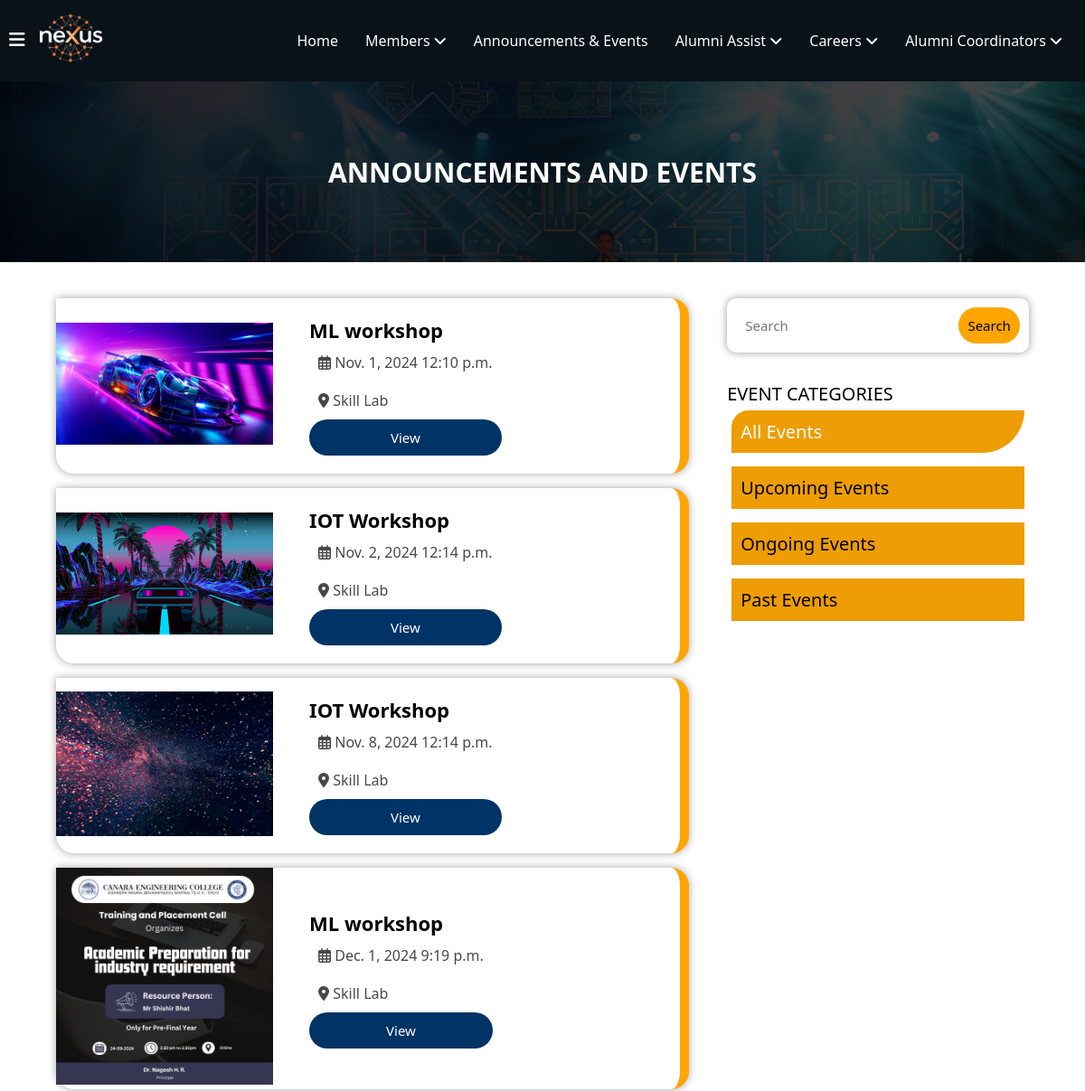
Page /events/events/ (upper part) on the earlier database version.
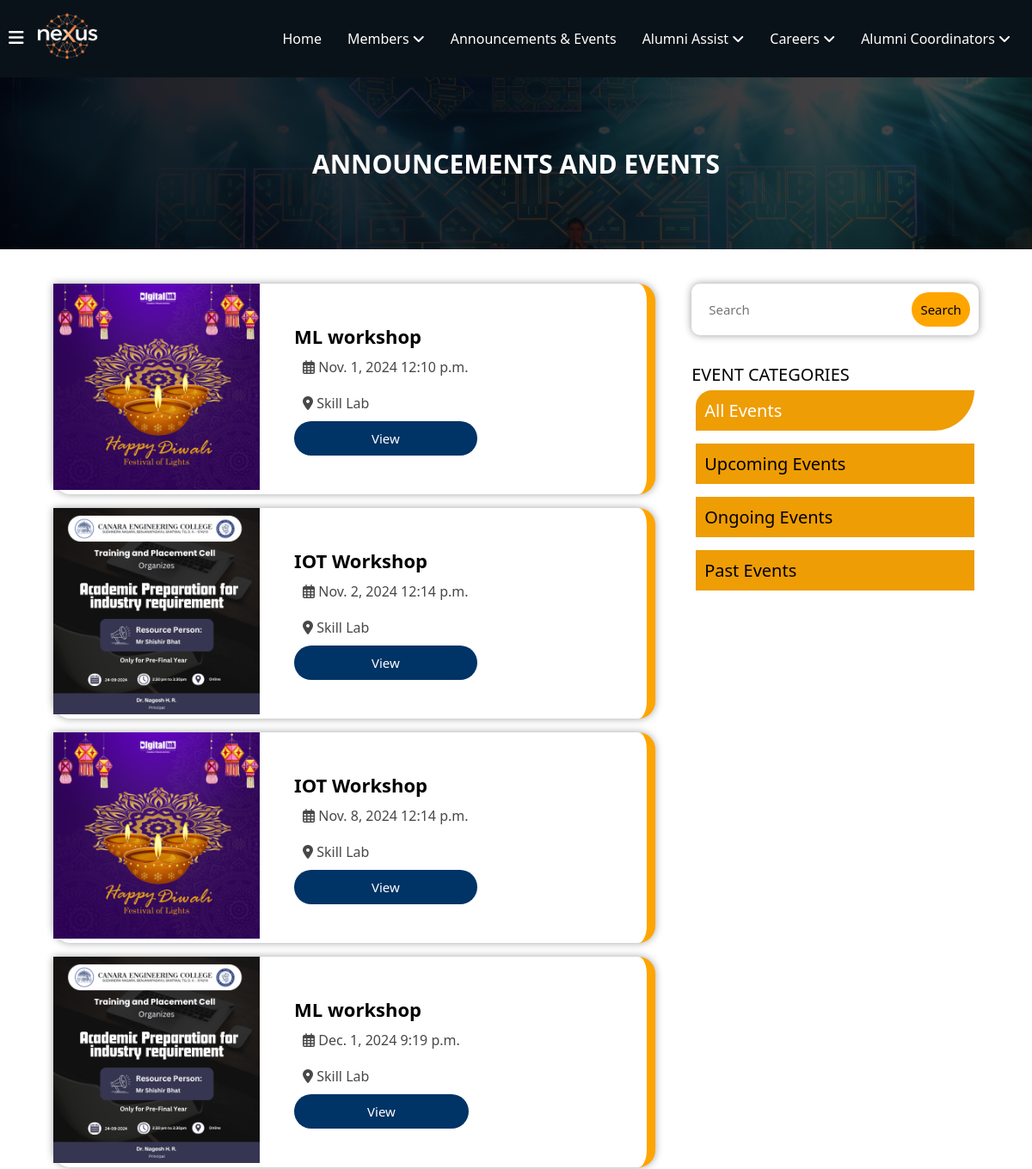
Same page on the later database version.
### events_cec/models.py (models this page shows, shortened)
class Event(models.Model):
    event_id = models.AutoField(primary_key=True)
    event_title = models.CharField(max_length=200)
    description = models.TextField()
    date = models.DateField()
    time = models.TimeField(null=True, blank=True)  # New time field
    location = models.CharField(max_length=200)
    poster = models.ImageField(upload_to='event_posters/', blank=True, null=True)

### events_cec/views.py (the view)
# urls.py: path('events/', views.event_list, name='event_list'),
def event_list(request):
    all_events = Event.objects.all()  # Fetch all events
    event_type = request.GET.get('event_type')  # Get the selected event type from the request
    search_query = request.GET.get('search')  # Get the search query
    now = timezone.now()
    current_date = now.date()
    current_time = now.time()
    if event_type == 'upcoming':
        all_events = all_events.filter(date__gt=now).order_by('date')
    elif event_type == 'ongoing':
        all_events = all_events.filter(
            date=current_date,
            time__gte=current_time
        ).order_by('time')
    elif event_type == 'past':
        all_events = all_events.filter(date__lt=current_date).order_by('-date')
    if search_query:
        all_events = all_events.filter(event_title__icontains=search_query)
    context = {
        'all_events': all_events,  # Pass the filtered events to the template
        'search_query': search_query,  # Include search query for maintaining input value
    }
    return render(request, 'events_cec/announcement.html', context)

### events_cec/templates/events_cec/announcement.html (shortened to what this page needs)
{% extends 'home/layout.html' %}
{% load static %}
{% block extra_head %}
<link rel="stylesheet" href="{% static 'events_cec/announcement.css' %}">
{% endblock %}
{% block content %}
<div class="heading">
    <Strong>ANNOUNCEMENTS AND EVENTS</Strong>
</div>
<div class="event-container">
    <div class="event-cards">
    {% if all_events %}
        {% for event in all_events %}
            <div class="card">
                <div class="poster">
                    {% if event.poster %}
                    <img src="{{ event.poster.url }}" alt="{{ event.event_title }}">
                    {% endif %}
                </div>
                <div class="detail">
                    <strong>{{ event.event_title }}</strong>
                    <p><i class="fa-regular fa-calendar-days"></i> {{ event.date }} {{ event.time }}</p>
                    <p><i class="fa-solid fa-location-dot"></i> {{ event.location }}</p>
                    <button type="button">
                        <a href="{% url 'event_detail' event.event_id %}">
                            View
                        </a>
                    </button>
                </div>
            </div>
            {% endfor %}
            {% else %}
            <p>No events available.</p>
            {% endif %}
        </div>
    <div class="filters">
        <form method="GET" action="{% url 'event_list' %}" id="event-filter-form">
            <div class="search">
                <input type="text" name="search" id="event_search" placeholder="Search" required>
                <button type="submit">Search</button>
            </div>
            <div class="categories">
                <p>EVENT CATEGORIES</p>
                <div class="category-list">
                    <p class="category-item active" data-event-type="">All Events</p>
                    <p class="category-item" data-event-type="upcoming">Upcoming Events</p>
                    <p class="category-item" data-event-type="ongoing">Ongoing Events</p>
                    <p class="category-item" data-event-type="past">Past Events</p>
                </div>
            </div>
        </form>
    </div>
</div>
</body>
{% endblock %}

### home/templates/home/layout.html (shortened to what this page needs)
{% load static %}
<!DOCTYPE html>
<html lang="en">
<head>
    <link rel="stylesheet" href="{% static 'home/navbar.css' %}">
    {% block extra_head %}
    {% endblock %}
</head>
<body>
    <header>
        <nav>
            <div class="left">
                <div class="menu" id="menuBtn" onclick="toggleSidebar()">
                    <i class="fa-solid fa-bars"></i>
                </div>
                <div class="logo">
                    <img src="{% static 'home/assets/Nexus_logo-removebg-preview-1.png'%}" alt="nexus logo" class="nav-logo">
                </div>
            </div>
            <div class="nav-ele" id="navEle">
                <ul>
                    <li><a href="{% url 'home'%}">Home</a></li>
                    <li class="dropdown">
                        Members <i class="fa fa-angle-down"></i>
                    </li>
                    <li><a href="{% url 'event_list' %}">Announcements & Events</a> </li>
                    <li class="dropdown">
                        Alumni Assist <i class="fa fa-angle-down"></i>
                    </li>
                    <li class="dropdown">
                        Careers <i class="fa fa-angle-down"></i>
                    </li>
                    <li class="dropdown">
                        Alumni Coordinators <i class="fa fa-angle-down"></i>
                    </li>
                </ul>
            </div>
        </nav>
    </header>
        {% block content %}
        {% endblock %}
</body>
</html>

### home/static/home/navbar.css (style rules this page uses)
* { margin: 0; padding: 0; box-sizing: border-box; font-family: 'Segoe UI', Tahoma, Geneva, Verdana, sans-serif; }
a { text-decoration: none; color: white; }
header { background-color: #0a1219; color: white; padding: 5px ; position: sticky; top: 0; left: 0; width: 100%; z-index: 1000; }
header nav { display: flex; justify-content: space-between; align-items: center; flex-wrap: wrap; padding: 5px; width: 100%; }
header nav .left { display: flex; align-items: center; }
nav .left .logo img { width: 100px; height: auto; }
.menu i { cursor: pointer; font-size: 20px; }
.nav-ele ul { list-style: none; margin: 0; padding: 0; display: flex; }
.nav-ele li { padding: 10px 15px; cursor: pointer; position: relative; }
nav ul li a { text-decoration: none; color: white; }

### events_cec/static/events_cec/announcement.css (style rules this page uses)
* { margin: 0; border: 0; box-sizing: border-box; }
body { width: 100%; height: 100vh; font-family: Arial, sans-serif; }
.event-container { display: flex; justify-content: space-evenly; padding: 20px; margin: 20px auto; position: relative; }
.event-container .event-cards { width: 100%; max-width: 700px; }
.event-cards .card { border-right: 10px solid orange; border-radius: 0 20px 20px; display: flex; justify-content: space-between; align-items: center; width: 100%; gap: 20px; max-width: 900px; background-color: white; box-shadow: 0 0 10px rgba(0, 0, 0, 0.361); margin-bottom: 1rem; }
.event-container .card .poster img { width: 100%; max-width: 400px; height: auto; }
.event-container .card .detail { display: grid; flex-direction: column; justify-content: space-between; width: 100%; height: 100%; padding: 20px; }
.event-container .detail p { padding: 10px; gap: 20px; color: rgb(72, 72, 72); }
.event-container .card .detail strong { font-size: 22px; width: 100%; }
.event-container .card button { background-color: #003366;color: white; outline: none;border: none; padding: 10px; cursor: pointer; }
.filters .search { background-color: rgb(255, 255, 255); box-shadow: 0 0 10px rgba(0, 0, 0, 0.395); padding: 10px; border-radius: 10px; }
.filters .search input,button { padding: 10px; outline: none; border-radius: 100px; border: none; font-size: 15px; }
.search button { background-color: orange; border: none;outline: none; cursor: pointer; }
.filters .categories { display: block; position: relative; margin-top: 2rem; }
.filters .categories p { font-size: 20px; }
.filters .categories .category-list { display: flex; flex-direction: column; gap: 5px; }
.filters .categories .category-list .category-item { margin: 5px; cursor: pointer; padding: 10px; outline: none; background-color: rgb(238, 157, 5); border: none; user-select: none; }
.filters .category-list .active { background-color: #003366; color: rgb(255, 255, 255); border-radius: 20px 0 50px 0; }
.heading { width: 100%; background: url('../../static/assets/CEC Events.jpg'); height: 200px; background-repeat: no-repeat; background-position: center; background-size:cover; position: relative; display: flex; flex-direction: column; justify-content: center; align-items: center; text-align: center; color: white; }
.heading::before { content: ''; position: absolute; top: 0; left: 0; width: 100%; height: 100%; background: linear-gradient(90deg, rgba(0, 0, 10, 0.899), rgba(0, 0, 0, 0.712)); z-index: 1; }
.heading strong { font-size: 30px; color: white; position: relative; z-index: 2; }

Differences in the rows shown:
changed Event "Nov. 1, 2024": poster: a different picture
changed Event "Nov. 2, 2024": poster: a different picture
changed Event "Nov. 8, 2024": poster: a different picture
